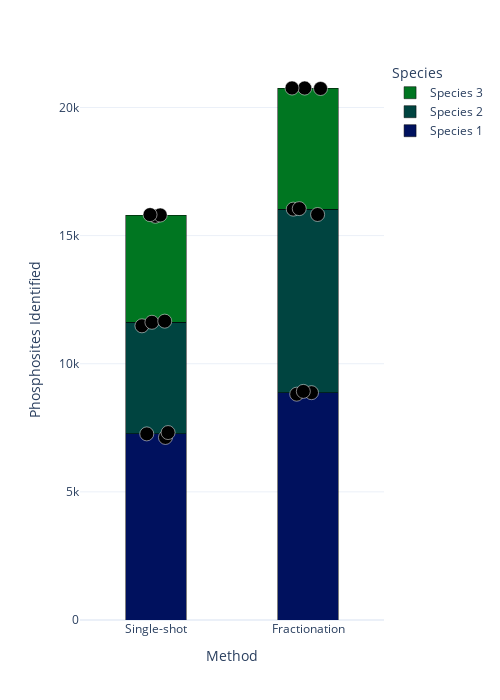

Notebook cell for this chart:
### Code cell
import plotly.graph_objects as go
import numpy as np
single_shot_reps = [[7314, 7263, 7123], [4355, 4399, 4217], [4200, 4185, 4137]]
fractionation_reps = [[8812, 8921, 8871], [6953, 7182, 7162], [4707, 4727, 4724]]

species = ['Species 1', 'Species 2', 'Species 3']
colors = ['#00115e', '#004440', '#007621']


single_medians = [np.median(reps) for reps in single_shot_reps]
fract_medians = [np.median(reps) for reps in fractionation_reps]

strip_data = []
cum_single = np.cumsum([0] + single_medians[:-1])
cum_fract = np.cumsum([0] + fract_medians[:-1])

for i in range(len(species)):
    for rep_s, rep_f in zip(single_shot_reps[i], fractionation_reps[i]):
        strip_data.append({'Method': 'Single-shot', 'Value': cum_single[i] + rep_s})
        strip_data.append({'Method': 'Fractionation', 'Value': cum_fract[i] + rep_f})

strip_df = pd.DataFrame(strip_data)

fig = px.strip(strip_df, y='Value', x='Method')
fig.update_traces(jitter=0.5, marker=dict(size=14, color='black', 
                  line=dict(width=0.5, color='white')))

# Add stacked bars
for i, (sp, color) in enumerate(zip(species, colors)):
    fig.add_trace(go.Bar(
        y=[single_medians[i]], 
        x=['Single-shot'], 
        width=0.4, 
        marker_line_color='black', 
        marker_color=color,
        name=sp
    ))
    fig.add_trace(go.Bar(
        y=[fract_medians[i]], 
        x=['Fractionation'], 
        width=0.4, 
        marker_line_color='black', 
        marker_color=color,
        showlegend=False
    ))

fig.update_layout(
    width=500, 
    height=700, 
    template='plotly_white', 
    barmode='stack',
    xaxis_title='Method',
    yaxis_title='Phosphosites Identified',
    legend_title='Species'
)
#fig.write_image(r'D:\Projects\SPEC\figs_raw\Figure_2c.pdf', width = 500, height = 700)

### Figure 1 — Plotly figure (JSON) as saved in the notebook; plotly's stock layout.template omitted (floating-point values rounded to 4 significant figures)
{"data": [{"alignmentgroup": "True", "boxpoints": "all", "fillcolor": "rgba(255,255,255,0)", "hoveron": "points", "hovertemplate": "Method=%{x}<br>Value=%{y}<extra></extra>", "jitter": 0.5, "legendgroup": "", "line": {"color": "rgba(255,255,255,0)"}, "marker": {"color": "black", "line": {"color": "white", "width": 0.5}, "size": 14}, "name": "", "offsetgroup": "", "orientation": "v", "pointpos": 0, "showlegend": false, "type": "box", "x": ["Single-shot", "Fractionation", "Single-shot", "Fractionation", "Single-shot", "Fractionation", "Single-shot", "Fractionation", "Single-shot", "Fractionation", "Single-shot", "Fractionation", "Single-shot", "Fractionation", "Single-shot", "Fractionation", "Single-shot", "Fractionation"], "x0": " ", "xaxis": "x", "y": [7314.0, 8812.0, 7263.0, 8921.0, 7123.0, 8871.0, 11620.0, 15820.0, 11660.0, 16050.0, 11480.0, 16030.0, 15820.0, 20740.0, 15800.0, 20760.0, 15760.0, 20760.0], "y0": " ", "yaxis": "y"}, {"marker": {"color": "#00115e", "line": {"color": "black"}}, "name": "Species 1", "type": "bar", "width": 0.4, "x": ["Single-shot"], "y": [7263]}, {"marker": {"color": "#00115e", "line": {"color": "black"}}, "showlegend": false, "type": "bar", "width": 0.4, "x": ["Fractionation"], "y": [8871]}, {"marker": {"color": "#004440", "line": {"color": "black"}}, "name": "Species 2", "type": "bar", "width": 0.4, "x": ["Single-shot"], "y": [4355]}, {"marker": {"color": "#004440", "line": {"color": "black"}}, "showlegend": false, "type": "bar", "width": 0.4, "x": ["Fractionation"], "y": [7162]}, {"marker": {"color": "#007621", "line": {"color": "black"}}, "name": "Species 3", "type": "bar", "width": 0.4, "x": ["Single-shot"], "y": [4185]}, {"marker": {"color": "#007621", "line": {"color": "black"}}, "showlegend": false, "type": "bar", "width": 0.4, "x": ["Fractionation"], "y": [4724]}], "layout": {"barmode": "stack", "boxmode": "group", "height": 700, "legend": {"title": {"text": "Species"}, "tracegroupgap": 0}, "margin": {"t": 60}, "width": 500, "xaxis": {"anchor": "y", "domain": [0, 1], "title": {"text": "Method"}}, "yaxis": {"anchor": "x", "domain": [0, 1], "title": {"text": "Phosphosites Identified"}}}}
